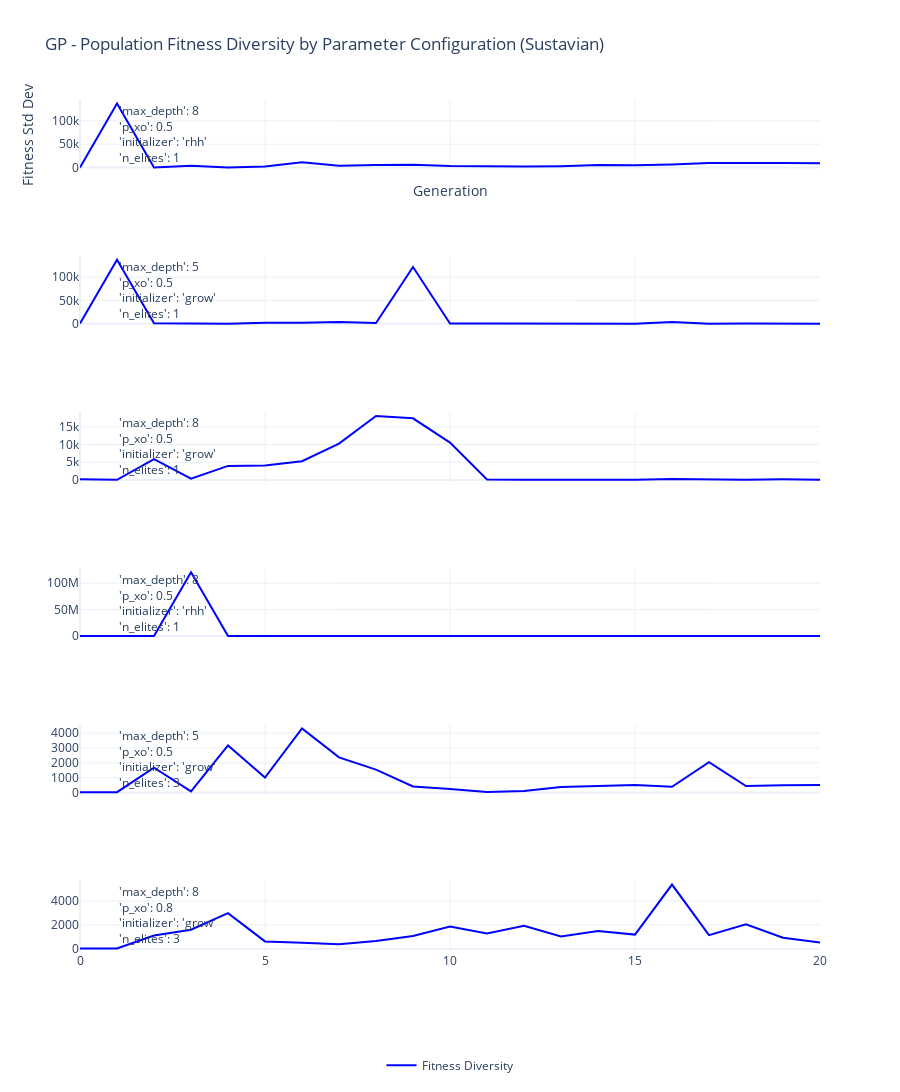

Notebook cell for this chart:
### Code cell
N = 6
GENS_PER_RUN = fixed_params['n_iter'] + 1

fig = make_subplots(
    rows=N, cols=1,
    shared_xaxes=True,
    vertical_spacing=0.1,
    subplot_titles=[""] * N 
)

fold_seen_count = {}

for idx, (fold_id, config_idx, result) in enumerate(flat_results[:N]):
    LOG_PATH = f'{LOG_DIR}gp_{DATASET_NAME}_{fold_id}.csv'
    if not os.path.exists(LOG_PATH):
        continue

    log_df = pd.read_csv(LOG_PATH, header=None)

    seen = fold_seen_count.get(fold_id, 0)
    fold_seen_count[fold_id] = seen + 1

    start = seen * GENS_PER_RUN
    end = start + GENS_PER_RUN
    chunk = log_df.iloc[start:end]

    fitness_diversity = chunk.iloc[:, 11].values

    fig.add_trace(go.Scatter(
        y=fitness_diversity,
        mode='lines',
        name='Fitness Diversity' if idx == 0 else None,
        line=dict(color='blue'),
        showlegend=(idx == 0)
    ), row=idx + 1, col=1)

    # Parameter configoration above plot
    param_lines = str(result['dynamic_params']).replace('{', '').replace('}', '').split(',')
    param_text = '<br>'.join(p.strip() for p in param_lines)

    fig.add_annotation(
    text=param_text,
    x=0.05,
    xref=f"x domain",
    yref=f"y domain",
    y=1, 
    showarrow=False,
    font=dict(size=12),
    align='left',
    row=idx + 1, col=1

    )

fig.update_layout(
    height=300 * N,
    width=900,
    title_text=f'GP - Population Fitness Diversity by Parameter Configuration ({DATASET_NAME})',
    xaxis_title='Generation',
    yaxis_title='Fitness Std Dev',
    template='plotly_white',
    showlegend=True,
    legend=dict(
        orientation='h',
        yanchor='bottom',
        y=-0.15,
        xanchor='center',
        x=0.5,
        font=dict(size=12)
    ),
    margin=dict(t=100, b=100)
)

fig.show()

### Figure 1 — Plotly figure (JSON) as saved in the notebook; plotly's stock layout.template omitted (floating-point values rounded to 4 significant figures)
{"data": [{"line": {"color": "blue"}, "mode": "lines", "name": "Fitness Diversity", "showlegend": true, "type": "scatter", "xaxis": "x", "y": [178.9, 137100.0, 240.7, 3920.0, 332.5, 2322.0, 11100.0, 3656.0, 5267.0, 5974.0, 3346.0, 2566.0, 2010.0, 2784.0, 5224.0, 4855.0, 6471.0, 9753.0, 10270.0, 9900.0, 9445.0], "yaxis": "y"}, {"line": {"color": "blue"}, "mode": "lines", "showlegend": false, "type": "scatter", "xaxis": "x2", "y": [178.9, 137100.0, 1092.0, 1260.0, 66.36, 1988.0, 2010.0, 3695.0, 1523.0, 121600.0, 479.0, 282.3, 229.1, 196.0, 229.6, 90.51, 3668.0, 73.9, 406.1, 90.12, 76.0], "yaxis": "y2"}, {"line": {"color": "blue"}, "mode": "lines", "showlegend": false, "type": "scatter", "xaxis": "x3", "y": [180.7, 27.92, 5895.0, 383.0, 3955.0, 4079.0, 5295.0, 10240.0, 18050.0, 17380.0, 10550.0, 120.4, 66.12, 67.13, 78.76, 82.53, 286.5, 96.39, 82.86, 166.7, 90.97], "yaxis": "y3"}, {"line": {"color": "blue"}, "mode": "lines", "showlegend": false, "type": "scatter", "xaxis": "x4", "y": [180.7, 27.93, 867.9, 120869740, 874.3, 15440.0, 5521.0, 3734.0, 4193.0, 1442.0, 2514.0, 2054.0, 774.4, 1390.0, 1409.0, 211.2, 495.7, 305.3, 645.2, 297.4, 303.1], "yaxis": "y4"}, {"line": {"color": "blue"}, "mode": "lines", "showlegend": false, "type": "scatter", "xaxis": "x5", "y": [19.03, 23.06, 1671.0, 73.18, 3172.0, 1011.0, 4317.0, 2364.0, 1545.0, 411.3, 238.5, 36.98, 101.7, 373.7, 436.9, 503.5, 386.8, 2048.0, 434.9, 497.1, 504.5], "yaxis": "y5"}, {"line": {"color": "blue"}, "mode": "lines", "showlegend": false, "type": "scatter", "xaxis": "x6", "y": [19.03, 23.09, 1102.0, 1596.0, 2988.0, 611.9, 494.2, 377.1, 654.8, 1063.0, 1856.0, 1274.0, 1920.0, 1027.0, 1477.0, 1182.0, 5391.0, 1134.0, 2053.0, 913.3, 511.1], "yaxis": "y6"}], "layout": {"annotations": [{"align": "left", "font": {"size": 12}, "showarrow": false, "text": "'max_depth': 8<br>'p_xo': 0.5<br>'initializer': 'rhh'<br>'n_elites': 1", "x": 0.05, "xref": "x domain", "y": 1, "yref": "y domain"}, {"align": "left", "font": {"size": 12}, "showarrow": false, "text": "'max_depth': 5<br>'p_xo': 0.5<br>'initializer': 'grow'<br>'n_elites': 1", "x": 0.05, "xref": "x2 domain", "y": 1, "yref": "y2 domain"}, {"align": "left", "font": {"size": 12}, "showarrow": false, "text": "'max_depth': 8<br>'p_xo': 0.5<br>'initializer': 'grow'<br>'n_elites': 1", "x": 0.05, "xref": "x3 domain", "y": 1, "yref": "y3 domain"}, {"align": "left", "font": {"size": 12}, "showarrow": false, "text": "'max_depth': 8<br>'p_xo': 0.5<br>'initializer': 'rhh'<br>'n_elites': 1", "x": 0.05, "xref": "x4 domain", "y": 1, "yref": "y4 domain"}, {"align": "left", "font": {"size": 12}, "showarrow": false, "text": "'max_depth': 5<br>'p_xo': 0.5<br>'initializer': 'grow'<br>'n_elites': 3", "x": 0.05, "xref": "x5 domain", "y": 1, "yref": "y5 domain"}, {"align": "left", "font": {"size": 12}, "showarrow": false, "text": "'max_depth': 8<br>'p_xo': 0.8<br>'initializer': 'grow'<br>'n_elites': 3", "x": 0.05, "xref": "x6 domain", "y": 1, "yref": "y6 domain"}], "dragmode": "pan", "height": 1800, "legend": {"font": {"size": 12}, "orientation": "h", "x": 0.5, "xanchor": "center", "y": -0.15, "yanchor": "bottom"}, "margin": {"b": 100, "t": 100}, "showlegend": true, "title": {"text": "GP - Population Fitness Diversity by Parameter Configuration (Sustavian)"}, "width": 900, "xaxis": {"anchor": "y", "autorange": true, "domain": [0, 1], "matches": "x6", "range": [0, 20], "showticklabels": false, "title": {"text": "Generation"}}, "xaxis2": {"anchor": "y2", "autorange": true, "domain": [0, 1], "matches": "x6", "range": [0, 20], "showticklabels": false}, "xaxis3": {"anchor": "y3", "autorange": true, "domain": [0, 1], "matches": "x6", "range": [0, 20], "showticklabels": false}, "xaxis4": {"anchor": "y4", "autorange": true, "domain": [0, 1], "matches": "x6", "range": [0, 20], "showticklabels": false}, "xaxis5": {"anchor": "y5", "autorange": true, "domain": [0, 1], "matches": "x6", "range": [0, 20], "showticklabels": false}, "xaxis6": {"anchor": "y6", "autorange": true, "domain": [0, 1], "range": [0, 20]}, "yaxis": {"anchor": "x", "autorange": true, "domain": [0.9167, 1], "range": [-7428.0, 144700.0], "title": {"text": "Fitness Std Dev"}, "type": "linear"}, "yaxis2": {"anchor": "x2", "autorange": true, "domain": [0.7333, 0.8167], "range": [-7547.0, 144700.0], "type": "linear"}, "yaxis3": {"anchor": "x3", "autorange": true, "domain": [0.55, 0.6333], "range": [-973.1, 19050.0], "type": "linear"}, "yaxis4": {"anchor": "x4", "autorange": true, "domain": [0.3667, 0.45], "range": [-6715000.0, 127600000.0], "type": "linear"}, "yaxis5": {"anchor": "x5", "autorange": true, "domain": [0.1833, 0.2667], "range": [-219.7, 4555.0], "type": "linear"}, "yaxis6": {"anchor": "x6", "autorange": true, "domain": [0, 0.08333], "range": [-279.4, 5689.0], "type": "linear"}}}
